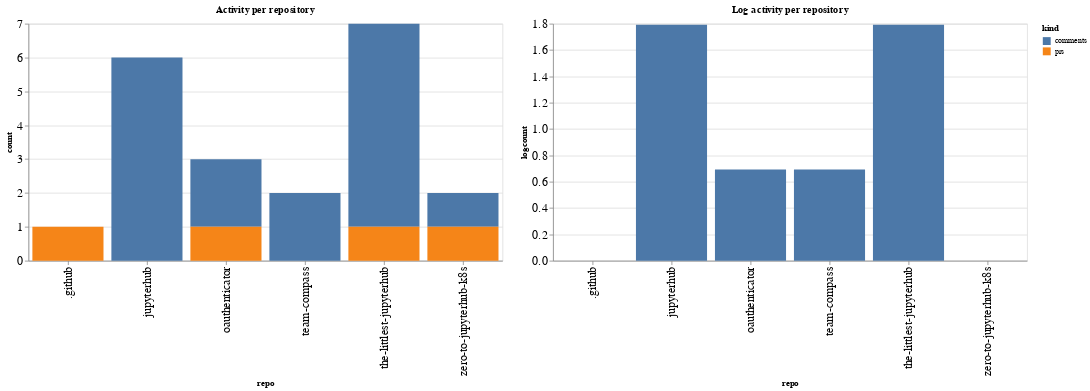

The code cell stored with this chart in its notebook:
### Code cell
ch1 = alt.Chart(repo_summaries, width=600, title="Activity per repository").mark_bar().encode(
    x='repo',
    y='count',
    color='kind',
    tooltip="kind"
)

ch2 = alt.Chart(repo_summaries, width=600, title="Log activity per repository").mark_bar().encode(
    x='repo',
    y='logcount',
    color='kind',
    tooltip="kind"
)

ch1 | ch2

### Figure 1 — Vega-Lite specification as saved in the notebook (floating-point values rounded to 4 significant figures)
{"config": {"axisLeft": {"labelFontSize": 15}, "axisBottom": {"labelFontSize": 15}}, "hconcat": [{"mark": "bar", "encoding": {"color": {"type": "nominal", "field": "kind"}, "tooltip": {"type": "nominal", "field": "kind"}, "x": {"type": "nominal", "field": "repo"}, "y": {"type": "quantitative", "field": "count"}}, "title": "Activity per repository", "width": 600}, {"mark": "bar", "encoding": {"color": {"type": "nominal", "field": "kind"}, "tooltip": {"type": "nominal", "field": "kind"}, "x": {"type": "nominal", "field": "repo"}, "y": {"type": "quantitative", "field": "logcount"}}, "title": "Log activity per repository", "width": 600}], "data": {"name": "data-f0a6b26aaa4422cb5f53834efe9dca58"}, "$schema": "https://vega.github.io/schema/vega-lite/v4.8.1.json", "datasets": {"data-f0a6b26aaa4422cb5f53834efe9dca58": [{"repo": ".github", "kind": "prs", "count": 1, "logcount": 0.0}, {"repo": "jupyterhub", "kind": "comments", "count": 6, "logcount": 1.792}, {"repo": "oauthenticator", "kind": "comments", "count": 2, "logcount": 0.6931}, {"repo": "oauthenticator", "kind": "prs", "count": 1, "logcount": 0.0}, {"repo": "team-compass", "kind": "comments", "count": 2, "logcount": 0.6931}, {"repo": "the-littlest-jupyterhub", "kind": "comments", "count": 6, "logcount": 1.792}, {"repo": "the-littlest-jupyterhub", "kind": "prs", "count": 1, "logcount": 0.0}, {"repo": "zero-to-jupyterhub-k8s", "kind": "comments", "count": 1, "logcount": 0.0}, {"repo": "zero-to-jupyterhub-k8s", "kind": "prs", "count": 1, "logcount": 0.0}]}}
